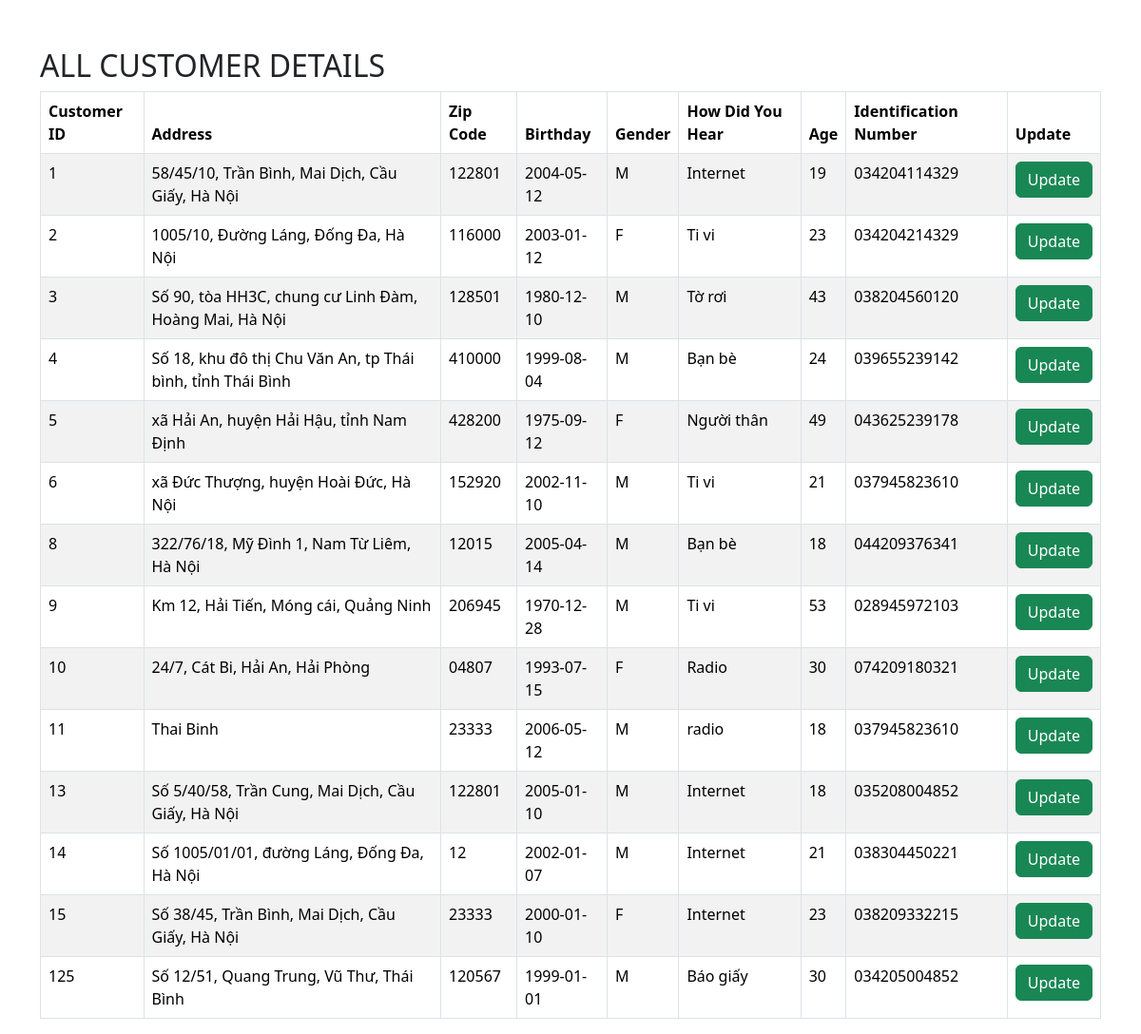
Screenshot of /page_customerdetail.php with the database file from the repository.
### tables this page shows
CREATE TABLE `customerdetail` (
  `customerId` int NOT NULL,
  `address` varchar(100) DEFAULT NULL,
  `zipCode` varchar(10) DEFAULT NULL,
  `birthday` date DEFAULT NULL,
  `gender` char(1) DEFAULT NULL,
  `howDidYouHear` varchar(50) DEFAULT NULL,
  `age` int DEFAULT NULL,
  `identificationNumber` varchar(20) DEFAULT NULL,
  PRIMARY KEY (`customerId`),
  CONSTRAINT `customerdetail_ibfk_1` FOREIGN KEY (`customerId`) REFERENCES `customer` (`customerId`)
);

### page_customerdetail.php (the view, shortened to what this page needs)
<!DOCTYPE html>
<html lang="en">
    <head>
        <link href="https://cdn.jsdelivr.net/npm/bootstrap@5.3.2/dist/css/bootstrap.min.css" rel="stylesheet">
    </head>
    <body>
    <?php include 'dbcon.php'; ?>
    <div class="container">
        <div class="box1">
            <h2>ALL CUSTOMER DETAILS</h2>
        </div>
        <table class="table table-hover table-bordered table-striped">
            <thead>
                <tr>
                    <th>Customer ID</th>
                    <th>Address</th>
                    <th>Zip Code</th>
                    <th>Birthday</th>
                    <th>Gender</th>
                    <th>How Did You Hear</th>
                    <th>Age</th>
                    <th>Identification Number</th>
                    <th>Update</th>
                </tr>
            </thead>
            <tbody>
                <?php
                $query = "SELECT * FROM `customerdetail`";
                $result = mysqli_query($connection, $query);
                if (!$result) {
                    die("Query Failed" . mysqli_error());
                } else {
                    while ($row = mysqli_fetch_assoc($result)) {
                        echo "<tr>";
                        echo "<td>" . $row['customerId'] . "</td>";
                        echo "<td>" . $row['address'] . "</td>";
                        echo "<td>" . $row['zipCode'] . "</td>";
                        echo "<td>" . $row['birthday'] . "</td>";
                        echo "<td>" . $row['gender'] . "</td>";
                        echo "<td>" . $row['howDidYouHear'] . "</td>";
                        echo "<td>" . $row['age'] . "</td>";
                        echo "<td>" . $row['identificationNumber'] . "</td>";
                        echo "<td><a href='update_data_customerdetail.php?customerId=" . $row['customerId'] . "' class='btn btn-success'>Update</a></td>";
                        echo "</tr>";
                    }
                }
                ?>
            </tbody>
        </table>
    </body>
</html>

### page_customerdetail.php (style rules this page uses)
.box1 h2 { float:left; }
.container { margin-top: 50px; }
td { text-transform:none; }

### rows the page displays
customerdetail: customerId "1", address "58/45/10, Trần Bình, Mai Dịch, Cầu Giấy, Hà Nội", zipCode "122801", birthday "2004-05-12", gender "M", howDidYouHear "Internet", age "19", identificationNumber "034204114329"
customerdetail: customerId "2", address "1005/10, Đường Láng, Đống Đa, Hà Nội", zipCode "116000", birthday "2003-01-12", gender "F", howDidYouHear "Ti vi", age "23", identificationNumber "034204214329"
customerdetail: customerId "3", address "Số 90, tòa HH3C, chung cư Linh Đàm, Hoàng Mai, Hà Nội", zipCode "128501", birthday "1980-12-10", gender "M", howDidYouHear "Tờ rơi", age "43", identificationNumber "038204560120"
customerdetail: customerId "4", address "Số 18, khu đô thị Chu Văn An, tp Thái bình, tỉnh Thái Bình", zipCode "410000", birthday "1999-08-04", gender "M", howDidYouHear "Bạn bè", age "24", identificationNumber "039655239142"
customerdetail: customerId "5", address "xã Hải An, huyện Hải Hậu, tỉnh Nam Định", zipCode "428200", birthday "1975-09-12", gender "F", howDidYouHear "Người thân", age "49", identificationNumber "043625239178"
customerdetail: customerId "6", address "xã Đức Thượng, huyện Hoài Đức, Hà Nội", zipCode "152920", birthday "2002-11-10", gender "M", howDidYouHear "Ti vi", age "21", identificationNumber "037945823610"
customerdetail: customerId "8", address "322/76/18, Mỹ Đình 1, Nam Từ Liêm, Hà Nội", zipCode "12015", birthday "2005-04-14", gender "M", howDidYouHear "Bạn bè", age "18", identificationNumber "044209376341"
customerdetail: customerId "9", address "Km 12, Hải Tiến, Móng cái, Quảng Ninh", zipCode "206945", birthday "1970-12-28", gender "M", howDidYouHear "Ti vi", age "53", identificationNumber "028945972103"
customerdetail: customerId "10", address "24/7, Cát Bi, Hải An, Hải Phòng", zipCode "04807", birthday "1993-07-15", gender "F", howDidYouHear "Radio", age "30", identificationNumber "074209180321"
customerdetail: customerId "11", address "Thai Binh", zipCode "23333", birthday "2006-05-12", gender "M", howDidYouHear "radio", age "18", identificationNumber "037945823610"
customerdetail: customerId "13", address "Số 5/40/58, Trần Cung, Mai Dịch, Cầu Giấy, Hà Nội", zipCode "122801", birthday "2005-01-10", gender "M", howDidYouHear "Internet", age "18", identificationNumber "035208004852"
customerdetail: customerId "14", address "Số 1005/01/01, đường Láng, Đống Đa, Hà Nội", zipCode "12", birthday "2002-01-07", gender "M", howDidYouHear "Internet", age "21", identificationNumber "038304450221"
customerdetail: customerId "15", address "Số 38/45, Trần Bình, Mai Dịch, Cầu Giấy, Hà Nội", zipCode "23333", birthday "2000-01-10", gender "F", howDidYouHear "Internet", age "23", identificationNumber "038209332215"
customerdetail: customerId "125", address "Số 12/51, Quang Trung, Vũ Thư, Thái Bình", zipCode "120567", birthday "1999-01-01", gender "M", howDidYouHear "Báo giấy", age "30", identificationNumber "034205004852"
